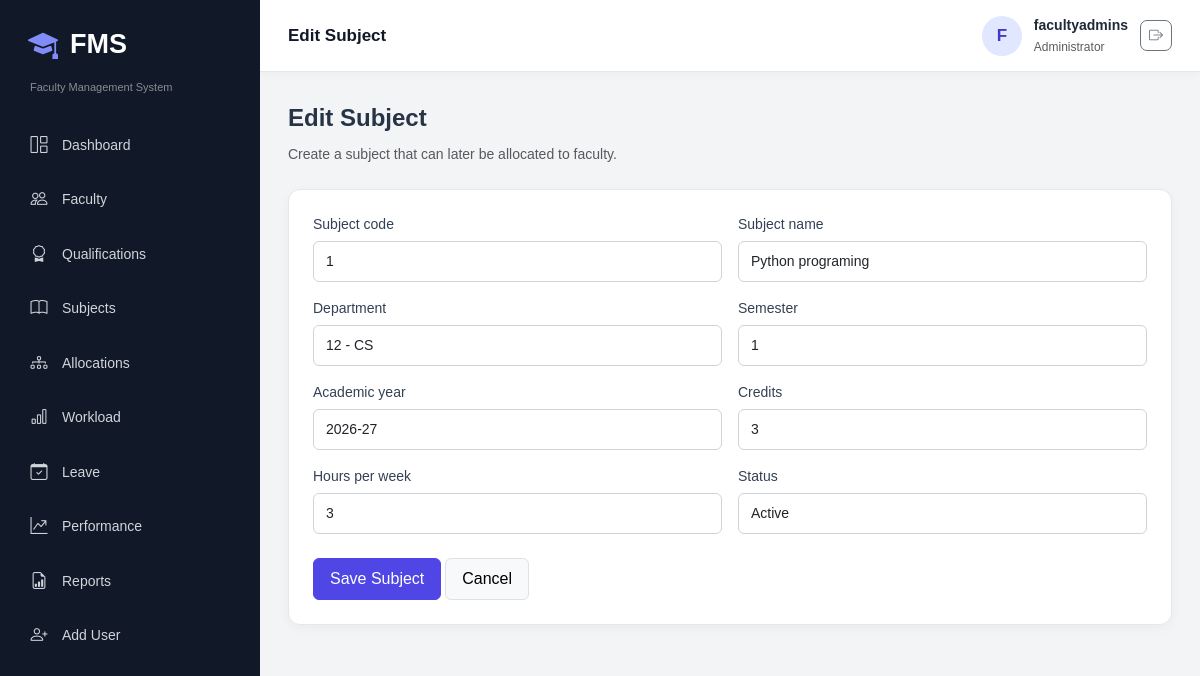
The app's page /subjects/1/edit/ (signed in) with its own data.
### fms_app/models.py (models this page shows, shortened)
class Subject(models.Model):
    STATUS_CHOICES = [
        ('Active', 'Active'),
        ('Inactive', 'Inactive'),
    ]
    subject_code = models.CharField(
        max_length=30,
        unique=True
    )
    subject_name = models.CharField(
        max_length=150
    )
    department = models.ForeignKey(
        Department,
        on_delete=models.PROTECT
    )
    semester = models.PositiveIntegerField(
        validators=[
            MinValueValidator(1),
            MaxValueValidator(8)
        ]
    )
    academic_year = models.CharField(
        max_length=20,
        default='2026-27'
    )
    credits = models.PositiveIntegerField(default=3)
    hours_per_week = models.PositiveIntegerField(default=3)
    status = models.CharField(
        max_length=20,
        choices=STATUS_CHOICES,
        default='Active'
    )

### fms_app/views.py (the view)
@login_required
@role_required('ADMIN', 'HOD')
def subject_edit(request, pk):
    obj = get_object_or_404(Subject, pk=pk); form = SubjectForm(request.POST or None, instance=obj)
    if request.method == 'POST' and form.is_valid(): form.save(); messages.success(request, 'Subject updated.'); return redirect('subject_list')
    return render(request, 'subject/form.html', {'form': form, 'title': 'Edit Subject'})

### fms_app/forms.py
class SubjectForm(BootstrapModelForm):
    class Meta:
        model = Subject
        fields = ['subject_code', 'subject_name', 'department', 'semester', 'academic_year', 'credits', 'hours_per_week', 'status']

### fms_app/models.py (called while the page is built)
    def __str__(self):
        return f'{self.code} - {self.name}'

### fms_app/templates/subject/form.html (shortened to what this page needs)
{% extends 'base.html' %}
{% load static %}
{% block page_heading %}
    {{ title }}
{% endblock %}
{% block extra_css %}
    <link rel="stylesheet"
          href="{% static 'css/subject/subject.css' %}">
{% endblock %}
{% block content %}
<div class="form-page">
    <div class="page-title">
        {{ title }}
    </div>
    <p class="text-muted mb-4">
        Create a subject that can later be allocated to faculty.
    </p>
    <form method="post" class="card p-4">
        <div class="row g-3">
            {% for field in form %}
                <div class="col-md-6">
                    <label class="form-label">
                        {{ field.label }}
                    </label>
                    {{ field }}
                </div>
            {% endfor %}
        </div>
        <div class="mt-4">
            <button class="btn btn-primary">
                Save Subject
            </button>
            <a href="{% url 'subject_list' %}"
               class="btn btn-light">
                Cancel
            </a>
        </div>
    </form>
</div>
{% endblock %}

### fms_app/templates/base.html (shortened to what this page needs)
{% load static %}
<!doctype html>
<html lang="en">
<head>
    <link
        href="https://cdn.jsdelivr.net/npm/bootstrap@5.3.8/dist/css/bootstrap.min.css"
        rel="stylesheet"
    >
    <link
        href="https://cdn.jsdelivr.net/npm/bootstrap-icons@1.13.1/font/bootstrap-icons.css"
        rel="stylesheet"
    >
    <link rel="stylesheet" href="{% static 'css/base.css' %}">
    {% block extra_css %}{% endblock %}
</head>
<body>
<div class="app-shell">
    <aside class="sidebar" id="sidebar">
        <div class="brand">
            <i class="bi bi-mortarboard-fill"></i>
            <span>FMS</span>
        </div>
        <div class="small text-white-50 px-3 mb-2">
            Faculty Management System
        </div>
        <nav class="side-nav">
            <a href="{% url 'dashboard' %}">
                <i class="bi bi-grid-1x2"></i> Dashboard
            </a>
            <a href="{% url 'faculty_list' %}">
                <i class="bi bi-people"></i> Faculty
            </a>
            <a href="{% url 'qualification_list' %}">
                <i class="bi bi-award"></i> Qualifications
            </a>
            <a href="{% url 'subject_list' %}">
                <i class="bi bi-book"></i> Subjects
            </a>
            <a href="{% url 'allocation_list' %}">
                <i class="bi bi-diagram-3"></i> Allocations
            </a>
            <a href="{% url 'workload' %}">
                <i class="bi bi-bar-chart"></i> Workload
            </a>
            <a href="{% url 'leave_list' %}">
                <i class="bi bi-calendar-check"></i> Leave
            </a>
            <a href="{% url 'performance_list' %}">
                <i class="bi bi-graph-up-arrow"></i> Performance
            </a>
            {% if request.user.is_superuser or request.user.userprofile.role == 'ADMIN' %}
                <a href="{% url 'reports' %}">
                    <i class="bi bi-file-earmark-bar-graph"></i> Reports
                </a>
                <a href="{% url 'user_add' %}">
                    <i class="bi bi-person-plus"></i> Add User
                </a>
            {% endif %}
        </nav>
    </aside>
    <main class="main-area">
        <header class="topbar">
            <div>
                <strong>
                    {% block page_heading %}{% endblock %}
                </strong>
            </div>
            <div class="user-box">
                <div class="avatar">
                    {{ request.user.username|first|upper }}
                </div>
                <div class="d-none d-sm-block">
                    <div class="fw-semibold">
                        {{ request.user.get_full_name|default:request.user.username }}
                    </div>
                    <small class="text-muted">
                        {{ request.user.userprofile.get_role_display|default:'Administrator' }}
                    </small>
                </div>
                <form method="post" action="{% url 'logout' %}">
                    <button
                        type="submit"
                        class="btn btn-outline-secondary btn-sm"
                        title="Logout"
                        aria-label="Logout"
                    >
                        <i class="bi bi-box-arrow-right"></i>
                    </button>
                </form>
            </div>
        </header>
        <section class="page-content">
            {% block content %}{% endblock %}
        </section>
    </main>
</div>
</body>
</html>

### fms_app/static/css/base.css (style rules this page uses)
* { margin: 0; padding: 0; box-sizing: border-box; }
body { font-family: Arial, sans-serif; background-color: #f3f4f6; color: #1f2937; font-size: 14px; }
a { text-decoration: none; }
.app-shell { display: flex; min-height: 100vh; }
.sidebar { width: 260px; height: 100vh; background-color: #111827; color: white; position: fixed; top: 0; left: 0; padding: 22px 14px; overflow-y: auto; transition: 0.3s; z-index: 1040; }
.brand { display: flex; align-items: center; gap: 12px; padding: 0 14px; margin-bottom: 12px; font-size: 27px; font-weight: bold; color: white; }
.brand i { font-size: 30px; color: #818cf8; }
.sidebar .small { font-size: 11px; }
.side-nav { display: flex; flex-direction: column; gap: 5px; margin-top: 25px; }
.side-nav a { display: flex; align-items: center; gap: 13px; padding: 12px 15px; min-height: 45px; border-radius: 8px; color: #d1d5db; font-size: 14px; transition: 0.2s; }
.side-nav a i { width: 20px; font-size: 17px; text-align: center; }
.main-area { width: calc(100% - 260px); min-width: 0; margin-left: 260px; }
.topbar { height: 72px; background-color: white; display: flex; align-items: center; justify-content: space-between; padding: 12px 28px; position: sticky; top: 0; z-index: 1020; border-bottom: 1px solid #e5e7eb; box-shadow: 0 2px 8px rgba(0, 0, 0, 0.03); }
.topbar strong { font-size: 17px; color: #111827; }
.user-box { display: flex; align-items: center; gap: 12px; }
.avatar { width: 40px; height: 40px; border-radius: 50%; background-color: #e0e7ff; color: #4338ca; display: flex; align-items: center; justify-content: center; font-size: 17px; font-weight: bold; }
.user-box small { font-size: 12px; }
.page-content { padding: 28px; min-height: calc(100vh - 72px); }
.card { border: 1px solid #e5e7eb; border-radius: 12px; box-shadow: 0 3px 12px rgba(0, 0, 0, 0.04); }
.btn { border-radius: 7px; }
.btn-primary { background-color: #4f46e5; border-color: #4f46e5; }
.form-control, .form-select { min-height: 40px; border-radius: 7px; border-color: #d1d5db; font-size: 14px; }

### fms_app/static/css/subject/subject.css (style rules this page uses)
.page-title { font-size: 24px; font-weight: 600; color: #263445; margin-bottom: 8px; }
.form-page { margin-bottom: 25px; }
.form-page form.card { background: #fff; border: 1px solid #e3e8ef; border-radius: 12px; }
.form-page .form-label { display: block; font-weight: 500; color: #344054; margin-bottom: 6px; }
.form-page input, .form-page select, .form-page textarea { width: 100%; padding: 9px 12px; border: 1px solid #ced4da; border-radius: 6px; }
.form-page .btn { padding: 8px 16px; border-radius: 6px; }
.form-page .btn-light { border: 1px solid #dee2e6; }
.card { border-color: #e3e8ef; border-radius: 10px; }

### records on screen
Subject: form "1" "Python programing" "12 - CS" "1" "2026-27" "3" "3" "Active"

### other values on screen
{{ title }} "Edit Subject"
{{ request.user.username|first|upper }} "F"
{{ request.user.get_full_name|default:request.user.username }} "facultyadmins"
{{ request.user.userprofile.get_role_display|default:'Administrator' }} "Administrator"
{{ field.label }} "Subject code" "Subject name" "Department" "Semester" "Academic year" "Credits" "Hours per week" "Status"
